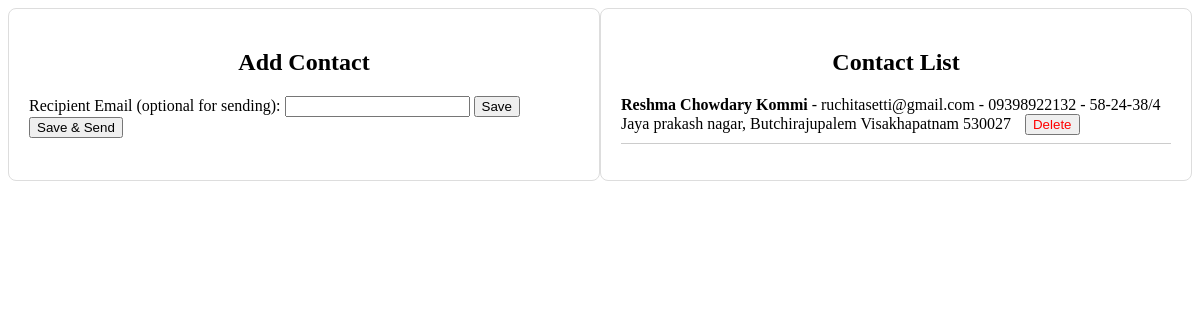
/contacts/, run on the app's committed database.
### adminapp/models.py (models this page shows, shortened)
class Contact(models.Model):
    name = models.CharField(max_length=100)
    email = models.EmailField()
    phone_number = models.CharField(max_length=15)
    address = models.TextField()

### adminapp/views.py (the view)
# urls.py: path('contacts/', views.contact_list, name='contact_list'),
def contact_list(request):
    contacts = Contact.objects.all()
    return render(request, 'adminapp/add_contact.html', {'contacts': contacts})

### templates/adminapp/add_contact.html (shortened to what this page needs)
<!DOCTYPE html>
<html lang="en">
<head>
</head>
<body>
    <div class="container">
        <div class="left-side">
            <h2>Add Contact</h2>
            <form method="post">
                <label for="recipient_email">Recipient Email (optional for sending):</label>
                <input type="email" name="recipient_email">
                <button type="submit" name="save">Save</button>
                <button type="submit" name="send_email">Save & Send</button>
            </form>
        </div>
        <div class="right-side">
            <h2>Contact List</h2>
            <div class="contact-list">
                <ul>
                    {% for contact in contacts %}
                        <li>
                            <strong>{{ contact.name }}</strong> - {{ contact.email }} - {{ contact.phone_number }} - {{ contact.address }}
                            <form action="{% url 'delete_contact' contact.pk %}" method="post" style="display:inline;">
                                <button type="submit">Delete</button>
                            </form>
                        </li>
                    {% endfor %}
                </ul>
            </div>
        </div>
    </div>
</body>
</html>

### templates/adminapp/add_contact.html (style rules this page uses)
.container { display: flex; justify-content: space-between; }
.left-side, .right-side { width: 48%; padding: 20px; border: 1px solid #ddd; border-radius: 8px; }
.left-side h2, .right-side h2 { text-align: center; }
.contact-list ul { list-style: none; padding: 0; }
.contact-list li { margin-bottom: 10px; border-bottom: 1px solid #ccc; padding-bottom: 8px; }
.contact-list button { margin-left: 10px; color: red; }

### data on the page
Contact: name "Reshma Chowdary Kommi", email "ruchitasetti@gmail.com", phone_number "09398922132", address "58-24-38/4 Jaya prakash nagar, Butchirajupalem Visakhapatnam 530027"
